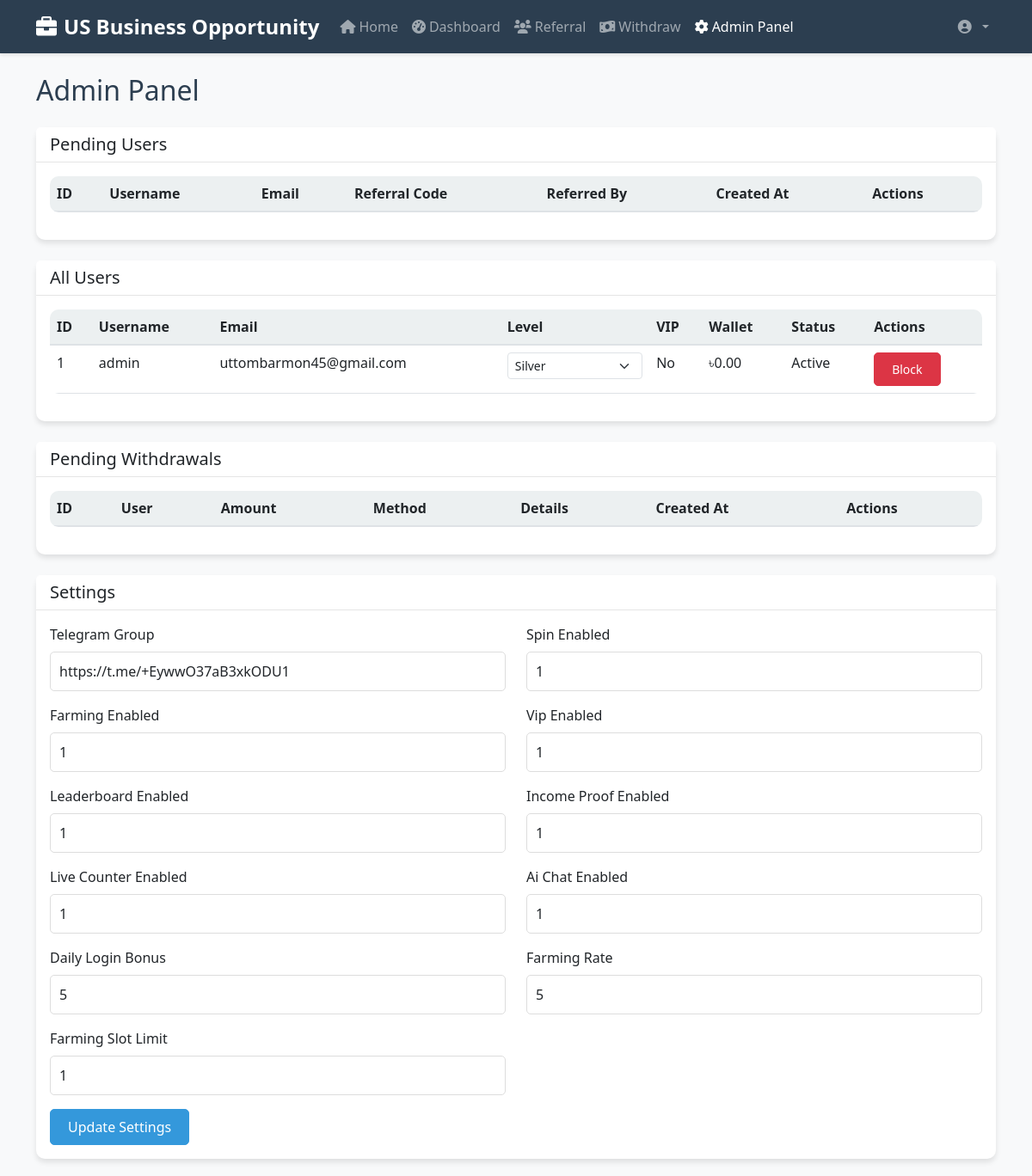
/admin.php (signed in), run on the app's committed database.
### tables this page shows
CREATE TABLE IF NOT EXISTS users (
    id INT AUTO_INCREMENT PRIMARY KEY,
    username VARCHAR(50) UNIQUE NOT NULL,
    email VARCHAR(100) UNIQUE NOT NULL,
    password VARCHAR(255) NOT NULL,
    referral_code VARCHAR(10) UNIQUE NOT NULL,
    referred_by VARCHAR(10),
    wallet_balance DECIMAL(10,2) DEFAULT 0.00,
    level ENUM('Silver', 'Golden', 'Platinum') DEFAULT 'Silver',
    is_vip BOOLEAN DEFAULT FALSE,
    vip_expiry DATE,
    is_active BOOLEAN DEFAULT FALSE,
    is_admin BOOLEAN DEFAULT FALSE,
    created_at TIMESTAMP DEFAULT CURRENT_TIMESTAMP,
    last_login TIMESTAMP NULL
);

CREATE TABLE IF NOT EXISTS settings (
    id INT AUTO_INCREMENT PRIMARY KEY,
    setting_key VARCHAR(50) UNIQUE NOT NULL,
    setting_value TEXT,
    created_at TIMESTAMP DEFAULT CURRENT_TIMESTAMP
);

### functions.php (called while the page is built, shortened)
<?php
require_once 'config.php';
function getUserById($id) {
    global $conn;
    $stmt = $conn->prepare("SELECT * FROM users WHERE id = ?");
    $stmt->bind_param("i", $id);
    $stmt->execute();
    $result = $stmt->get_result();
    return $result->fetch_assoc();
}
function isAdmin() {
    $user = getUserById($_SESSION['user_id']);
    return $user && $user['is_admin'];
}
function requireAdmin() {
    if (!isAdmin()) {
        setMessage('Access denied', 'danger');
        redirect('index.php');
    }
}
?>

### admin.php (the view, shortened to what this page needs)
<?php
require_once 'config.php';
require_once 'includes/functions.php';
requireAdmin();
$stmt = $conn->prepare("SELECT * FROM users ORDER BY created_at DESC");
$stmt->execute();
$all_users = $stmt->get_result()->fetch_all(MYSQLI_ASSOC);
$stmt = $conn->prepare("SELECT * FROM settings");
$stmt->execute();
$settings = $stmt->get_result()->fetch_all(MYSQLI_ASSOC);
?>
<!DOCTYPE html>
<html lang="en">
<head>
    <link href="https://cdn.jsdelivr.net/npm/bootstrap@5.3.0/dist/css/bootstrap.min.css" rel="stylesheet">
    <link href="https://cdnjs.cloudflare.com/ajax/libs/font-awesome/6.0.0/css/all.min.css" rel="stylesheet">
    <link href="assets/css/style.css" rel="stylesheet">
</head>
<body>
    <?php include 'includes/navbar.php'; ?>
    <div class="container mt-4">
        <h2>Admin Panel</h2>
        <div class="card mt-4">
            <div class="card-header">
                <h5 class="card-title mb-0">Pending Users</h5>
            </div>
            <div class="card-body">
                <div class="table-responsive">
                    <table class="table">
                        <thead>
                            <tr>
                                <th>ID</th>
                                <th>Username</th>
                                <th>Email</th>
                                <th>Referral Code</th>
                                <th>Referred By</th>
                                <th>Created At</th>
                                <th>Actions</th>
                            </tr>
                        </thead>
                    </table>
                </div>
            </div>
        </div>
        <div class="card mt-4">
            <div class="card-header">
                <h5 class="card-title mb-0">All Users</h5>
            </div>
            <div class="card-body">
                <div class="table-responsive">
                    <table class="table">
                        <thead>
                            <tr>
                                <th>ID</th>
                                <th>Username</th>
                                <th>Email</th>
                                <th>Level</th>
                                <th>VIP</th>
                                <th>Wallet</th>
                                <th>Status</th>
                                <th>Actions</th>
                            </tr>
                        </thead>
                        <tbody>
                            <?php foreach ($all_users as $user): ?>
                                <tr>
                                    <td><?php echo $user['id']; ?></td>
                                    <td><?php echo $user['username']; ?></td>
                                    <td><?php echo $user['email']; ?></td>
                                    <td>
                                        <form method="POST" class="d-inline">
                                            <select name="level" class="form-select form-select-sm" onchange="this.form.submit()">
                                                <option value="Silver" <?php echo $user['level'] === 'Silver' ? 'selected' : ''; ?>>Silver</option>
                                            </select>
                                        </form>
                                    </td>
                                    <td><?php echo $user['is_vip'] ? 'Yes' : 'No'; ?></td>
                                    <td>৳<?php echo number_format($user['wallet_balance'], 2); ?></td>
                                    <td><?php echo $user['is_active'] ? 'Active' : 'Blocked'; ?></td>
                                    <td>
                                        <?php if ($user['is_active']): ?>
                                            <form method="POST" class="d-inline">
                                                <button type="submit" class="btn btn-sm btn-danger">Block</button>
                                            </form>
                                        <?php endif; ?>
                                    </td>
                                </tr>
                            <?php endforeach; ?>
                        </tbody>
                    </table>
                </div>
            </div>
        </div>
        <div class="card mt-4">
            <div class="card-header">
                <h5 class="card-title mb-0">Pending Withdrawals</h5>
            </div>
            <div class="card-body">
                <div class="table-responsive">
                    <table class="table">
                        <thead>
                            <tr>
                                <th>ID</th>
                                <th>User</th>
                                <th>Amount</th>
                                <th>Method</th>
                                <th>Details</th>
                                <th>Created At</th>
                                <th>Actions</th>
                            </tr>
                        </thead>
                    </table>
                </div>
            </div>
        </div>
        <div class="card mt-4">
            <div class="card-header">
                <h5 class="card-title mb-0">Settings</h5>
            </div>
            <div class="card-body">
                <form method="POST">
                    <div class="row">
                        <?php foreach ($settings as $setting): ?>
                            <div class="col-md-6 mb-3">
                                <label class="form-label"><?php echo ucwords(str_replace('_', ' ', $setting['setting_key'])); ?></label>
                                <input type="text" class="form-control" name="settings[<?php echo $setting['setting_key']; ?>]" value="<?php echo $setting['setting_value']; ?>">
                            </div>
                        <?php endforeach; ?>
                    </div>
                    <button type="submit" class="btn btn-primary">Update Settings</button>
                </form>
            </div>
        </div>
    </div>
</body>
</html>

### navbar.php (shortened to what this page needs)
<?php
$current_page = basename($_SERVER['PHP_SELF']);
?>
<nav class="navbar navbar-expand-lg navbar-dark">
    <div class="container">
        <a class="navbar-brand" href="index.php">
            <i class="fas fa-briefcase me-2"></i><?php echo SITE_NAME; ?>
        </a>
        <div class="collapse navbar-collapse" id="navbarNav">
            <ul class="navbar-nav me-auto">
                <li class="nav-item">
                    <a class="nav-link <?php echo $current_page === 'index.php' ? 'active' : ''; ?>" href="index.php">
                        <i class="fas fa-home me-1"></i>Home
                    </a>
                </li>
                <?php if (isset($_SESSION['user_id'])): ?>
                    <li class="nav-item">
                        <a class="nav-link <?php echo $current_page === 'dashboard.php' ? 'active' : ''; ?>" href="dashboard.php">
                            <i class="fas fa-tachometer-alt me-1"></i>Dashboard
                        </a>
                    </li>
                    <li class="nav-item">
                        <a class="nav-link <?php echo $current_page === 'referral.php' ? 'active' : ''; ?>" href="referral.php">
                            <i class="fas fa-users me-1"></i>Referral
                        </a>
                    </li>
                    <li class="nav-item">
                        <a class="nav-link <?php echo $current_page === 'withdraw.php' ? 'active' : ''; ?>" href="withdraw.php">
                            <i class="fas fa-money-bill-wave me-1"></i>Withdraw
                        </a>
                    </li>
                    <?php if (isAdmin()): ?>
                        <li class="nav-item">
                            <a class="nav-link <?php echo $current_page === 'admin.php' ? 'active' : ''; ?>" href="admin.php">
                                <i class="fas fa-cog me-1"></i>Admin Panel
                            </a>
                        </li>
                    <?php endif; ?>
                <?php endif; ?>
            </ul>
            <ul class="navbar-nav">
                <?php if (isset($_SESSION['user_id'])): ?>
                    <li class="nav-item dropdown">
                        <a class="nav-link dropdown-toggle" href="#" id="userDropdown" role="button" data-bs-toggle="dropdown">
                            <i class="fas fa-user-circle me-1"></i><?php echo $_SESSION['username']; ?>
                        </a>
                    </li>
                <?php endif; ?>
            </ul>
        </div>
    </div>
</nav>

### style.css (style rules this page uses)
:root { --primary-color: #2c3e50; --secondary-color: #3498db; --success-color: #2ecc71; --warning-color: #f1c40f; --danger-color: #e74c3c; --light-color: #ecf0f1; --dark-color: #2c3e50; }
body { font-family: 'Segoe UI', Tahoma, Geneva, Verdana, sans-serif; background-color: #f8f9fa; color: var(--dark-color); }
.navbar { background-color: var(--primary-color) !important; box-shadow: 0 2px 4px rgba(0,0,0,0.1); }
.navbar-brand { font-weight: 700; font-size: 1.5rem; }
.nav-link { font-weight: 500; transition: color 0.3s ease; }
.card { border: none; border-radius: 10px; box-shadow: 0 4px 6px rgba(0,0,0,0.1); transition: transform 0.3s ease; margin-bottom: 20px; }
.card-header { background-color: white; border-bottom: 1px solid rgba(0,0,0,0.1); font-weight: 600; }
.btn { border-radius: 5px; font-weight: 500; padding: 8px 20px; transition: all 0.3s ease; }
.btn-primary { background-color: var(--secondary-color); border-color: var(--secondary-color); }
.form-control { border-radius: 5px; border: 1px solid #ddd; padding: 10px; }
.table { border-radius: 10px; overflow: hidden; }
.table thead th { background-color: var(--light-color); border-bottom: 2px solid #dee2e6; font-weight: 600; }

### data on the page
users: id "1", username "admin", email "uttombarmon45@gmail.com", level "Silver", is_vip "No", wallet_balance "0.00", is_active "Active"
settings: setting_key "Telegram Group", setting_value "https://t.me/+EywwO37aB3xkODU1"
settings: setting_key "Spin Enabled", setting_value "1"
settings: setting_key "Farming Enabled", setting_value "1"
settings: setting_key "Vip Enabled", setting_value "1"
settings: setting_key "Leaderboard Enabled", setting_value "1"
settings: setting_key "Income Proof Enabled", setting_value "1"
settings: setting_key "Live Counter Enabled", setting_value "1"
settings: setting_key "Ai Chat Enabled", setting_value "1"
settings: setting_key "Daily Login Bonus", setting_value "5"
settings: setting_key "Farming Rate", setting_value "5"
settings: setting_key "Farming Slot Limit", setting_value "1"

### other printed values
SITE_NAME "US Business Opportunity"
